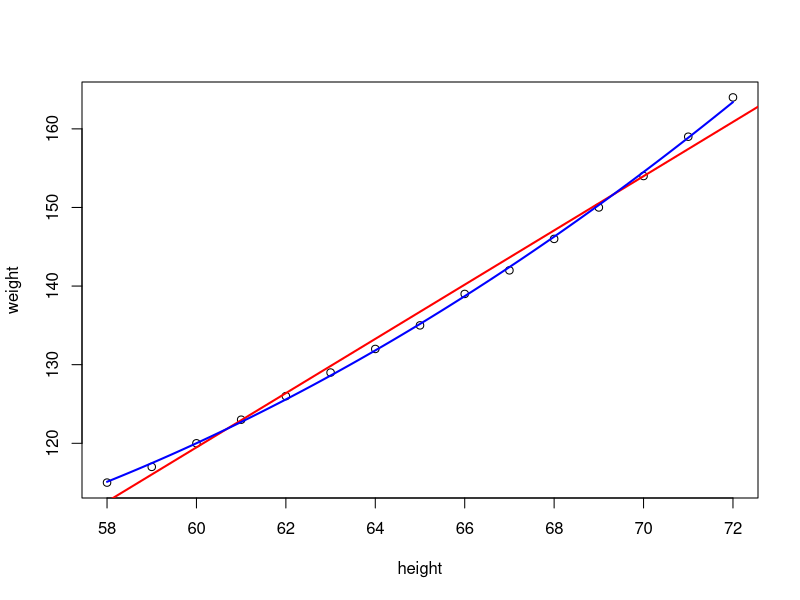

Here is the R script that generated this plot:
# women data
women
plot(women)
m <- lm(weight ~ height, data=women)
abline(m, col='red', lwd=2)
summary(m)

# 2차식으로 모델링
m2 <- lm(weight ~ poly(height, 2), data=women)
x <- seq(58, 72, length.out=300)
y <- predict(m2, data.frame(height=x))
lines(x, y , col='blue', lwd=2)
summary(m2)
